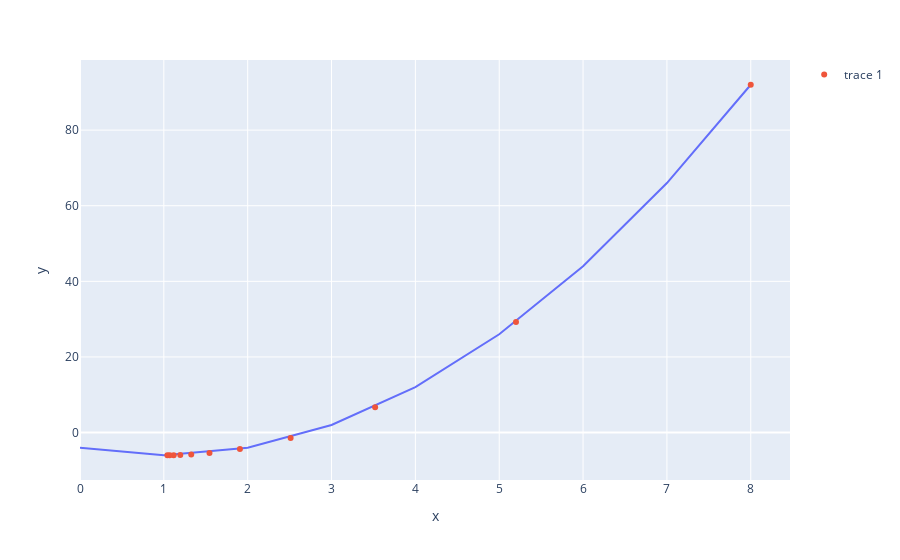

Source (notebook cell):
### Code cell
w = 8
temp = w
L = [w]
lr = 0.1
for i in range(10):
    w = w - lr * df(w)
    L.append(w)

print(f"Final x: {L[-1]}\nf(x) = {f(L[-1])}")

plt = px.line(y=[f(x) for x in range(temp + 1)], x=range(temp + 1))
plt.add_scatter(x=L, y=[f(x) for x in L], mode='markers')
plt.show()

### Figure 1 — Plotly figure (JSON) as saved in the notebook; plotly's stock layout.template omitted (floating-point values rounded to 4 significant figures)
{"data": [{"hovertemplate": "x=%{x}<br>y=%{y}<extra></extra>", "legendgroup": "", "line": {"color": "#636efa", "dash": "solid"}, "marker": {"symbol": "circle"}, "mode": "lines", "name": "", "orientation": "v", "showlegend": false, "x": [0, 1, 2, 3, 4, 5, 6, 7, 8], "xaxis": "x", "y": [-4, -6, -4, 2, 12, 26, 44, 66, 92], "yaxis": "y", "type": "scatter"}, {"mode": "markers", "x": [8, 5.2, 3.52, 2.512, 1.907, 1.544, 1.327, 1.196, 1.118, 1.071, 1.042], "y": [92, 29.28, 6.701, -1.428, -4.354, -5.407, -5.787, -5.923, -5.972, -5.99, -5.996], "type": "scatter"}], "layout": {"xaxis": {"anchor": "y", "domain": [0.0, 1.0], "title": {"text": "x"}}, "yaxis": {"anchor": "x", "domain": [0.0, 1.0], "title": {"text": "y"}}, "legend": {"tracegroupgap": 0}, "margin": {"t": 60}}}
